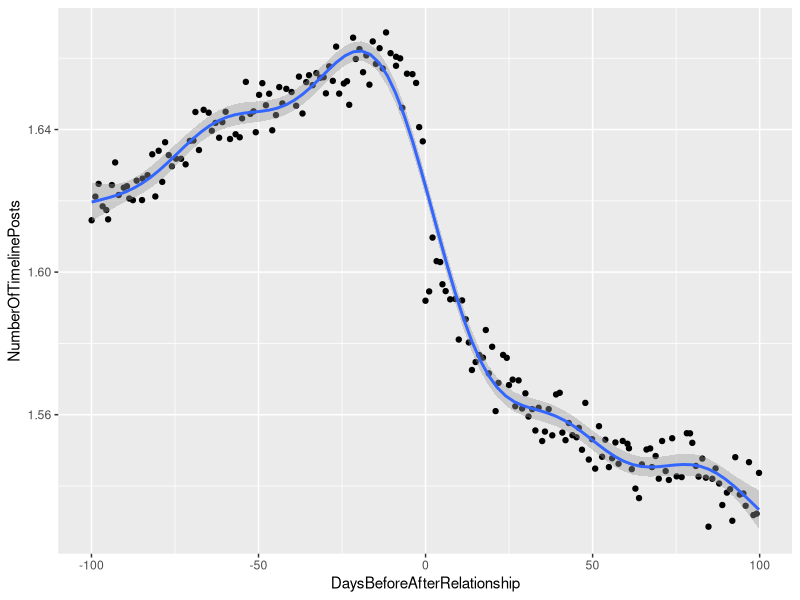
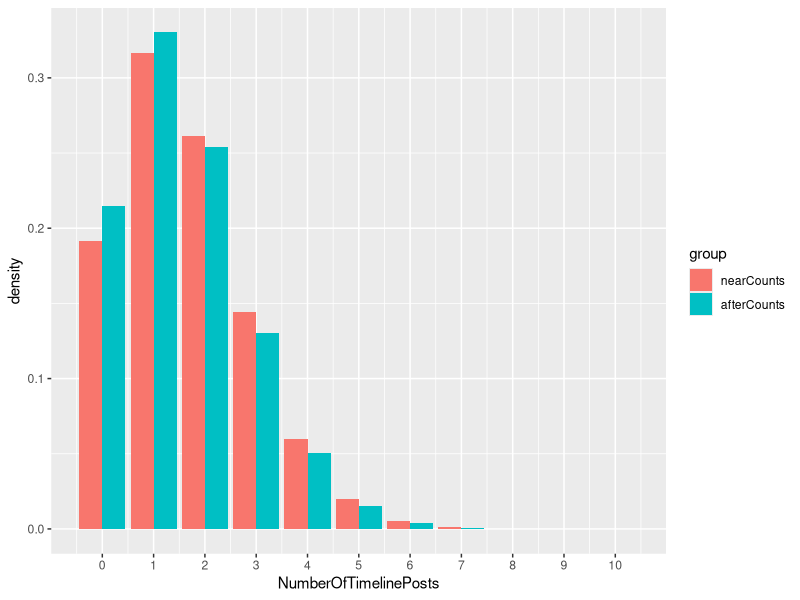

These charts were generated, in order, by the following R code:

# load libraries
require(ggplot2)
require(mgcv)
require(reshape2)

# Load data, and make sure x is increasing
d <- read.table('NMsg.csv',header=T,sep=',')
d <- d[order(d$DaysBeforeAfterRelationship),]

# plot something similar to original graph
ggplot(data=d,aes(x=DaysBeforeAfterRelationship,
   y=NumberOfTimelinePosts)) +
   geom_point() + 
   stat_smooth(method = "gam", formula = y ~ s(x))

# What would individuals generating posts
# as a Poisson process with a given intensity
# look like around 100 days before forming
# a relationship, right before forming a relationship,
# and long after a relationship is formed?
earlyIntensity <- mean(
   d[d$DaysBeforeAfterRelationship >= -100 &
   d$DaysBeforeAfterRelationship < -80,
   'NumberOfTimelinePosts'])
print(earlyIntensity)
nearIntensity <- mean(
   d[d$DaysBeforeAfterRelationship >= -20 &
     d$DaysBeforeAfterRelationship < 0,
   'NumberOfTimelinePosts'])
print(nearIntensity)
afterIntensity <- mean(
   d[d$DaysBeforeAfterRelationship >= 80 &
     d$DaysBeforeAfterRelationship < 100,
   'NumberOfTimelinePosts'])
print(afterIntensity)
set.seed(2315531)
density <- data.frame(NumberOfTimelinePosts=0:10)
density$nearCounts <- dpois(
   density$NumberOfTimelinePosts,
   lambda=nearIntensity)
density$afterCounts <- dpois(
   density$NumberOfTimelinePosts,
   lambda=afterIntensity)
dm <- melt(density,
   id.vars=c('NumberOfTimelinePosts'),
   variable.name='group',
   value.name='density')
ggplot(data=dm) +
   geom_bar(stat='identity',position='dodge',
      aes(x=NumberOfTimelinePosts,y=density,fill=group)) +
  scale_x_continuous(breaks=density$NumberOfTimelinePosts)
print(dm[dm$NumberOfTimelinePosts==4,])
##    NumberOfTimelinePosts       group    density
## 5                      4  nearCounts 0.05957193
## 16                     4 afterCounts 0.05019702

# If the original data was generated from
# independent individuals with slowly varying
# Poisson intensity, then we could estimate the
# degree of aggregation to see the mean^2/variance
# ration in the plot.
odd <- 2*(1:(dim(d)[[1]]/2))-1
varEst <- sum((d[odd,'NumberOfTimelinePosts']
   -d[odd+1,'NumberOfTimelinePosts'])^2)/(2*length(odd))
print(varEst)
## [1] 2.289848e-05
meanEst <- mean(d$NumberOfTimelinePosts)
print(meanEst)
## [1] 1.599492
kEst <- meanEst/varEst
print(kEst)
## [1] 69851.47
